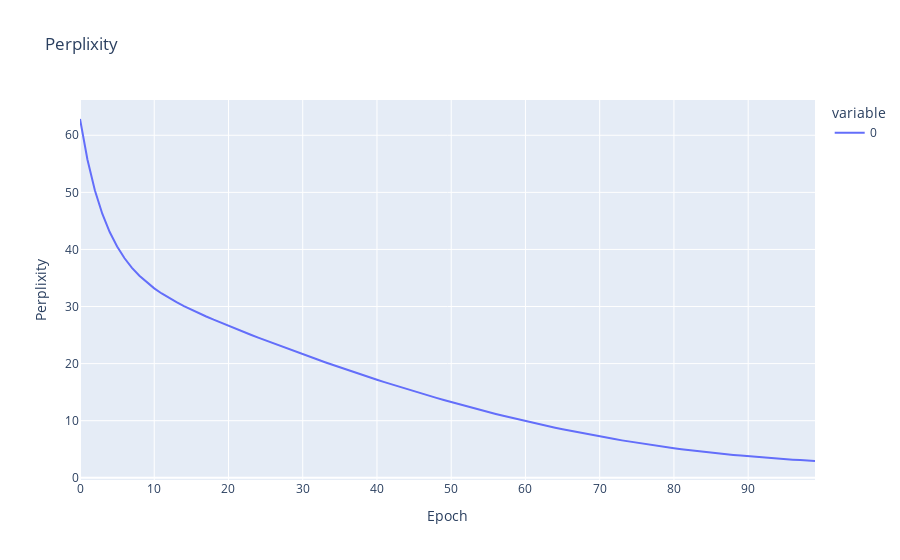

Notebook code cell kept with this figure:
### Code cell
lstm_ppl = [torch.exp(torch.tensor(l)).item() for l in lstm_losses]
fig = px.line(lstm_ppl, title="Perplixity")
fig.update_layout(
    xaxis_title="Epoch",
    yaxis_title="Perplixity",)
fig.show()

### Figure 1 — Plotly figure (JSON) as saved in the notebook; plotly's stock layout.template omitted (floating-point values rounded to 4 significant figures)
{"data": [{"hovertemplate": "variable=0<br>index=%{x}<br>value=%{y}<extra></extra>", "legendgroup": "0", "line": {"color": "#636efa", "dash": "solid"}, "marker": {"symbol": "circle"}, "mode": "lines", "name": "0", "orientation": "v", "showlegend": true, "type": "scatter", "x": [0, 1, 2, 3, 4, 5, 6, 7, 8, 9, 10, 11, 12, 13, 14, 15, 16, 17, 18, 19, 20, 21, 22, 23, 24, 25, 26, 27, 28, 29, 30, 31, 32, 33, 34, 35, 36, 37, 38, 39, 40, 41, 42, 43, 44, 45, 46, 47, 48, 49, 50, 51, 52, 53, 54, 55, 56, 57, 58, 59, 60, 61, 62, 63, 64, 65, 66, 67, 68, 69, 70, 71, 72, 73, 74, 75, 76, 77, 78, 79, 80, 81, 82, 83, 84, 85, 86, 87, 88, 89, 90, 91, 92, 93, 94, 95, 96, 97, 98, 99], "xaxis": "x", "y": [62.85, 55.75, 50.38, 46.26, 43.05, 40.5, 38.46, 36.78, 35.39, 34.21, 33.19, 32.29, 31.49, 30.75, 30.07, 29.44, 28.83, 28.25, 27.69, 27.15, 26.61, 26.09, 25.57, 25.06, 24.56, 24.06, 23.57, 23.08, 22.6, 22.12, 21.64, 21.17, 20.71, 20.25, 19.79, 19.34, 18.9, 18.46, 18.03, 17.6, 17.17, 16.76, 16.35, 15.94, 15.54, 15.14, 14.75, 14.37, 13.99, 13.62, 13.25, 12.89, 12.54, 12.19, 11.85, 11.51, 11.18, 10.86, 10.54, 10.23, 9.926, 9.628, 9.336, 9.051, 8.773, 8.501, 8.235, 7.976, 7.723, 7.477, 7.237, 7.003, 6.775, 6.554, 6.34, 6.131, 5.929, 5.733, 5.544, 5.361, 5.185, 5.015, 4.852, 4.695, 4.544, 4.4, 4.262, 4.13, 4.004, 3.883, 3.768, 3.658, 3.553, 3.453, 3.357, 3.266, 3.178, 3.095, 3.016, 2.94], "yaxis": "y"}], "layout": {"legend": {"title": {"text": "variable"}, "tracegroupgap": 0}, "title": {"text": "Perplixity"}, "xaxis": {"anchor": "y", "domain": [0, 1], "title": {"text": "Epoch"}}, "yaxis": {"anchor": "x", "domain": [0, 1], "title": {"text": "Perplixity"}}}}
